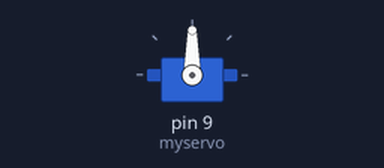
Bench run of a sketch on a simulated Arduino Uno, built with avr-gcc and run on an emulated ATmega328P. On the bench: servo.

Above: at 0.05 s.
At 3.0 s:
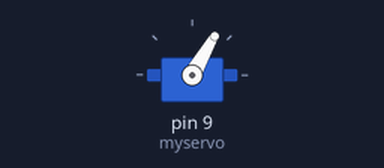
Timing chart, 0 to 5.2 s (numbered marks = the images above):
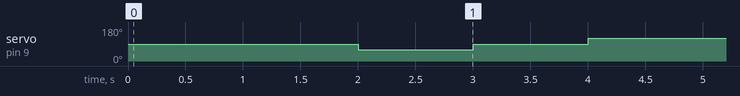

Measured:
- by itself, servo on pin 9 (myservo): repeats every 4.0 s: 90° 1.0 s, 120° 2.0 s, 60° 1.0 s

The sketch:

PWM.ino
```cpp
#include <Servo.h>

Servo myservo;

void setup() {
  myservo.attach(9);  // attaches the servo on pin 9 to the Servo object
  Serial.begin(9600);
}

void loop() {

  // delay(1000);
  // myservo.writeMicroseconds(1000);
  // delay(1000);
  // myservo.writeMicroseconds(1500);
  // delay(1000);
  // myservo.writeMicroseconds(2000);
  // delay(1000);

  // EJERCICIO 2:
  delay(1000);
  int angulo_default = 90;
  // myservo.write(-90 + angulo_default);

  int angulos[] = {-30, 0, 30};

  delay(1000);
  myservo.write(angulos[0] + angulo_default);

  delay(1000);
  myservo.write(angulos[1] + angulo_default);

  delay(1000);

  myservo.write(angulos[2] + angulo_default);

  // EJERCICIO 3

  // unsigned long contador_inicial = micros();

  // int sensorValue = analogRead(A0);
  // // Serial.println(sensorValue);

  // // int angulo = (sensorValue * 300.0) / 1023.0;

  // int angulo = map(sensorValue, 0, 1023, 0, 180);

  // angulo = angulo % 180;

  // // Serial.println(angulo);
  // myservo.write(angulo);

  // unsigned long tiempo_de_Tareas = (micros() - contador_inicial);
  // delay((1000000 - tiempo_de_Tareas) / 1000);
  // delayMicroseconds(tiempo_de_Tareas % 1000);
  // Serial.println(micros() - contador_inicial);
}
```
